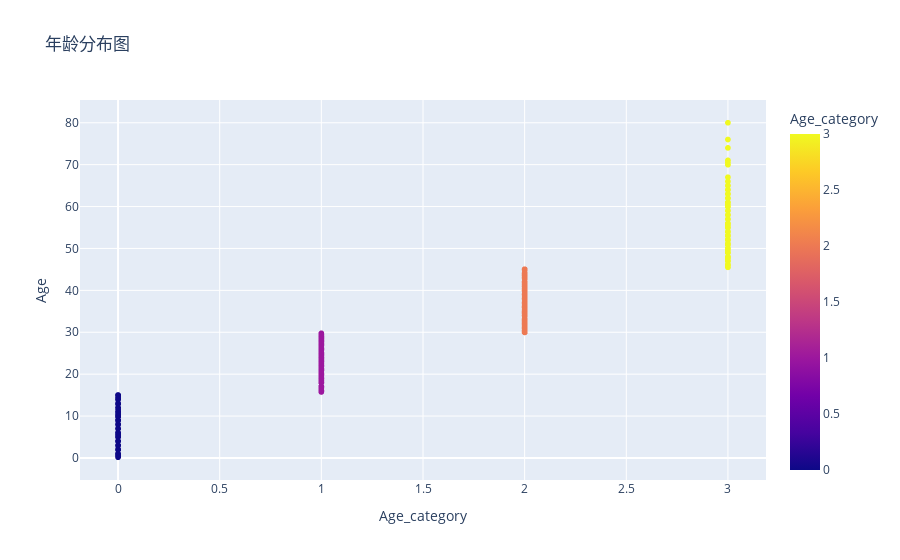

The code cell stored with this chart in its notebook:
### Code cell
fig = px.scatter(alldata, x="Age_category", y="Age", color="Age_category",
                 title="年龄分布图")
fig.show()

### Figure 1 — Plotly figure (JSON) as saved in the notebook; plotly's stock layout.template omitted (floating-point values rounded to 4 significant figures; data arrays with more than 128 entries replaced by an {"elided": "..."} marker saying what was removed)
{"data": [{"hovertemplate": "Age_category=%{marker.color}<br>Age=%{y}<extra></extra>", "legendgroup": "", "marker": {"color": {"elided": "1309 int values"}, "coloraxis": "coloraxis", "symbol": "circle"}, "mode": "markers", "name": "", "showlegend": false, "x": {"elided": "1309 int values"}, "xaxis": "x", "y": {"elided": "1309 float values"}, "yaxis": "y", "type": "scattergl"}], "layout": {"xaxis": {"anchor": "y", "domain": [0.0, 1.0], "title": {"text": "Age_category"}}, "yaxis": {"anchor": "x", "domain": [0.0, 1.0], "title": {"text": "Age"}}, "coloraxis": {"colorbar": {"title": {"text": "Age_category"}}, "colorscale": [[0.0, "#0d0887"], [0.1111, "#46039f"], [0.2222, "#7201a8"], [0.3333, "#9c179e"], [0.4444, "#bd3786"], [0.5556, "#d8576b"], [0.6667, "#ed7953"], [0.7778, "#fb9f3a"], [0.8889, "#fdca26"], [1.0, "#f0f921"]]}, "legend": {"tracegroupgap": 0}, "title": {"text": "年龄分布图"}}}
